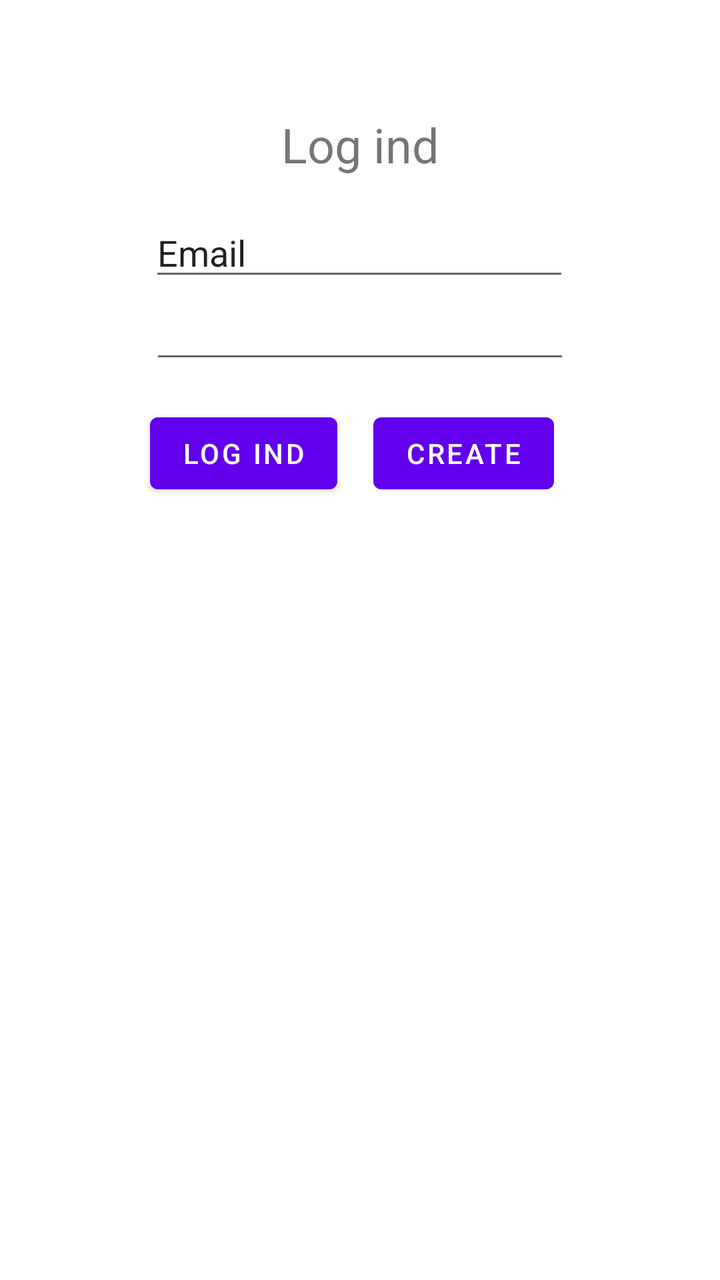
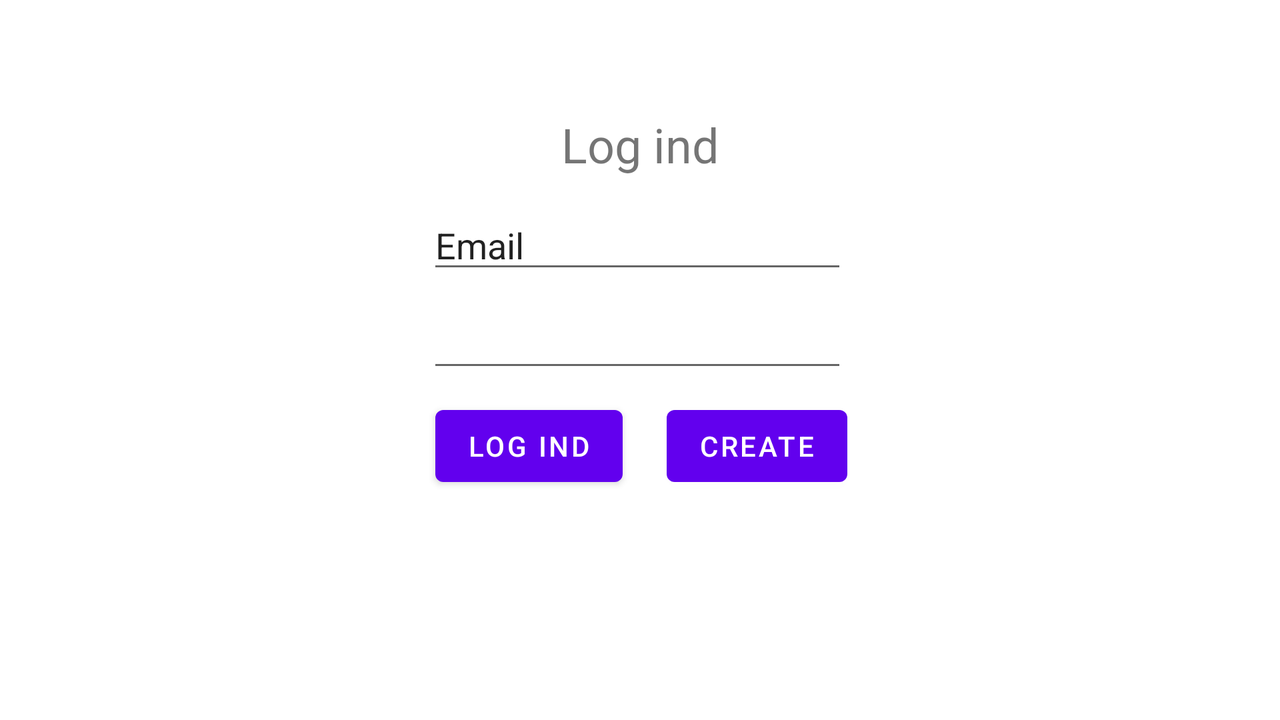

Two renders of one Android screen. The first uses the default layout on a phone; the second uses the alternative layout the repository ships for a different screen configuration, on a matching device. The two XML files are below.
<!-- AndroidManifest.xml: application theme Theme.OpbligatoriskopgaveApp -->
<!-- res/layout/fragment_login.xml -->
<?xml version="1.0" encoding="utf-8"?>
<androidx.constraintlayout.widget.ConstraintLayout xmlns:android="http://schemas.android.com/apk/res/android"
    xmlns:app="http://schemas.android.com/apk/res-auto"
    xmlns:tools="http://schemas.android.com/tools"
    android:id="@+id/signIn5"
    android:layout_width="match_parent"
    android:layout_height="match_parent"
    tools:context=".LoginFragment">


    <Button
        android:id="@+id/signIn"
        android:layout_width="wrap_content"
        android:layout_height="wrap_content"
        android:layout_marginTop="16dp"
        android:text="Log ind"
        app:layout_constraintStart_toStartOf="@+id/passwordInputField"
        app:layout_constraintTop_toBottomOf="@+id/passwordInputField" />

    <Button
        android:id="@+id/buttonCreateUser"
        android:layout_width="wrap_content"
        android:layout_height="wrap_content"
        android:layout_marginTop="16dp"
        android:layout_marginEnd="8dp"
        android:text="Create"
        app:layout_constraintEnd_toEndOf="@+id/passwordInputField"
        app:layout_constraintTop_toBottomOf="@+id/passwordInputField" />

    <EditText
        android:id="@+id/passwordInputField"
        android:layout_width="wrap_content"
        android:layout_height="wrap_content"
        android:ems="10"
        android:inputType="textPassword"
        app:layout_constraintEnd_toEndOf="parent"
        app:layout_constraintStart_toStartOf="parent"
        app:layout_constraintTop_toBottomOf="@+id/emailInputField" />

    <EditText
        android:id="@+id/emailInputField"
        android:layout_width="wrap_content"
        android:layout_height="wrap_content"
        android:layout_marginTop="104dp"
        android:ems="10"
        android:inputType="textPersonName"
        android:text="Email"
        app:layout_constraintEnd_toEndOf="parent"
        app:layout_constraintHorizontal_bias="0.497"
        app:layout_constraintStart_toStartOf="parent"
        app:layout_constraintTop_toTopOf="parent" />

    <TextView
        android:id="@+id/messageView"
        android:layout_width="wrap_content"
        android:layout_height="wrap_content"
        android:layout_marginTop="56dp"
        android:text="Log ind"
        android:textSize="24sp"
        app:layout_constraintEnd_toEndOf="parent"
        app:layout_constraintStart_toStartOf="parent"
        app:layout_constraintTop_toTopOf="parent" />

    <Button
        android:id="@+id/SignOutButton"
        android:layout_width="wrap_content"
        android:layout_height="wrap_content"
        android:layout_marginTop="260dp"
        android:text="SignOut"
        android:visibility="gone"
        app:layout_constraintEnd_toEndOf="parent"
        app:layout_constraintHorizontal_bias="0.498"
        app:layout_constraintStart_toStartOf="parent"
        app:layout_constraintTop_toTopOf="parent" />
</androidx.constraintlayout.widget.ConstraintLayout>
<!-- resources referenced by this layout -->
<resources>
  <style name="Theme.OpbligatoriskopgaveApp" parent="Theme.MaterialComponents.DayNight.DarkActionBar">
          
          <item name="colorPrimary">@color/purple_500</item>
          <item name="colorPrimaryVariant">@color/purple_700</item>
          <item name="colorOnPrimary">@color/white</item>
          
          <item name="colorSecondary">@color/teal_200</item>
          <item name="colorSecondaryVariant">@color/teal_700</item>
          <item name="colorOnSecondary">@color/black</item>
          
          <item name="android:statusBarColor" tools:targetApi="l">?attr/colorPrimaryVariant</item>
          
      </style>
</resources>
<!-- res/layout-land/fragment_login.xml (the repository's variant of the layout above) -->
<!-- drawn on the phone turned sideways -->
<?xml version="1.0" encoding="utf-8"?>
<androidx.constraintlayout.widget.ConstraintLayout xmlns:android="http://schemas.android.com/apk/res/android"
    xmlns:app="http://schemas.android.com/apk/res-auto"
    xmlns:tools="http://schemas.android.com/tools"
    android:id="@+id/signIn5"
    android:layout_width="match_parent"
    android:layout_height="match_parent"
    tools:context=".LoginFragment">


    <Button
        android:id="@+id/signIn"
        android:layout_width="wrap_content"
        android:layout_height="wrap_content"
        android:layout_marginStart="4dp"
        android:layout_marginTop="8dp"
        android:text="Log ind"
        app:layout_constraintStart_toStartOf="@+id/passwordInputField"
        app:layout_constraintTop_toBottomOf="@+id/passwordInputField" />

    <Button
        android:id="@+id/buttonCreateUser"
        android:layout_width="wrap_content"
        android:layout_height="wrap_content"
        android:layout_marginTop="8dp"
        android:text="Create"
        app:layout_constraintEnd_toEndOf="@+id/passwordInputField"
        app:layout_constraintHorizontal_bias="1.0"
        app:layout_constraintStart_toEndOf="@+id/signIn"
        app:layout_constraintTop_toBottomOf="@+id/passwordInputField" />

    <EditText
        android:id="@+id/passwordInputField"
        android:layout_width="wrap_content"
        android:layout_height="wrap_content"
        android:layout_marginTop="8dp"
        android:ems="10"
        android:inputType="textPassword"
        app:layout_constraintEnd_toEndOf="@+id/emailInputField"
        app:layout_constraintHorizontal_bias="1.0"
        app:layout_constraintStart_toStartOf="@+id/emailInputField"
        app:layout_constraintTop_toBottomOf="@+id/emailInputField" />

    <EditText
        android:id="@+id/emailInputField"
        android:layout_width="wrap_content"
        android:layout_height="wrap_content"
        android:layout_marginTop="12dp"
        android:ems="10"
        android:inputType="textPersonName"
        android:text="Email"
        app:layout_constraintEnd_toEndOf="parent"
        app:layout_constraintHorizontal_bias="0.497"
        app:layout_constraintStart_toStartOf="parent"
        app:layout_constraintTop_toBottomOf="@+id/messageView" />

    <TextView
        android:id="@+id/messageView"
        android:layout_width="wrap_content"
        android:layout_height="wrap_content"
        android:layout_marginTop="56dp"
        android:text="Log ind"
        android:textSize="24sp"
        app:layout_constraintEnd_toEndOf="parent"
        app:layout_constraintStart_toStartOf="parent"
        app:layout_constraintTop_toTopOf="parent" />

    <Button
        android:id="@+id/SignOutButton"
        android:layout_width="wrap_content"
        android:layout_height="wrap_content"
        android:layout_marginTop="260dp"
        android:text="SignOut"
        android:visibility="gone"
        app:layout_constraintEnd_toEndOf="parent"
        app:layout_constraintHorizontal_bias="0.498"
        app:layout_constraintStart_toStartOf="parent"
        app:layout_constraintTop_toTopOf="parent" />
</androidx.constraintlayout.widget.ConstraintLayout>
